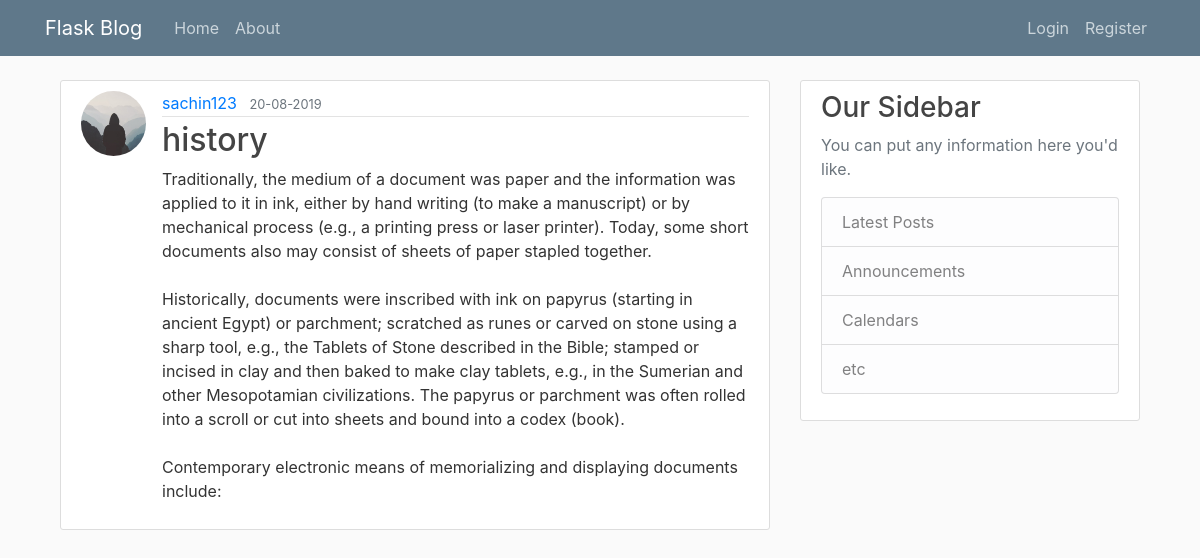
/post/11, run on the app's committed database.
### flaskblog/models.py (models this page shows, shortened)
class User(db.Model,UserMixin):
	id=db.Column(db.Integer,primary_key=True)
	username=db.Column(db.String(20),unique=True,nullable=False)
	email=db.Column(db.String(120),unique=True,nullable=False)
	image_file=db.Column(db.String(20),default='default.jpg')
	password=db.Column(db.String(60),nullable=False)
	posts=db.relationship('Post',backref='author',lazy=True)

class Post(db.Model):
	id=db.Column(db.Integer,primary_key=True)
	title=db.Column(db.String(1000),nullable=False)
	date_posted=db.Column(db.DateTime,nullable=False,default=datetime.utcnow)
	content=db.Column(db.Text,nullable=False)
	user_id=db.Column(db.Integer,db.ForeignKey('user.id'),nullable=False)

### flaskblog/routes.py (the view)
@app.route("/post/<int:post_id>")
def post(post_id):
	post=Post.query.get_or_404(post_id)
	return render_template('post.html',title=post.title,post=post)

### flaskblog/templates/post.html (shortened to what this page needs)
{% extends "layouts/base.html"%}
{% block content %}
	<article class="media content-section">
<img class="rounded-circle article-img" src="{{url_for('static',filename='profile_pics/'+post.author.image_file)}}">
	<div class="media-body">
		<div class="article-metadata">
			<a class="mr-2" href="#">{{ post.author.username }}</a>
			<small class="text-muted">{{ post.date_posted.strftime('%d-%m-%Y') }}</small>
		</div>
		<h2 class="article-title">{{ post.title }}</h2>
		<p class="article-content">{{ post.content }}</p>
	</div>
</article>
{%endblock%}

### flaskblog/static/css/main.css (style rules this page uses)
body { background: #fafafa; color: #333333; margin-top: 5rem; }
h1, h2, h3, h4, h5, h6 { color: #444444; }
.content-section { background: #ffffff; padding: 10px 20px; border: 1px solid #dddddd; border-radius: 3px; margin-bottom: 20px; }
.article-title { color: #444444; }
.article-content { white-space: pre-line; }
.article-img { height: 65px; width: 65px; margin-right: 16px; }
.article-metadata { padding-bottom: 1px; margin-bottom: 4px; border-bottom: 1px solid #e3e3e3 }

### data on the page
User: image_file (placeholder picture), author.username "sachin123"
Post: date_posted "20-08-2019", title "history", content "Traditionally, the medium of a document was paper and the information was applied to it in ink, either by hand writing (to make a manuscript) or by mechanical process (e.g., a printing press or laser printer). Today, some short documents also may consist of sheets of paper stapled together. Historically, documents were inscribed with ink on papyrus (starting in ancient Egypt) or parchment; scratched as runes or carved on stone using a sharp tool, e.g., the Tablets of Stone described in the Bible; stamped or incised in clay and then baked to make clay tablets, e.g., in the Sumerian and other Mesopotamian civilizations. The papyrus or parchment was often rolled into a scroll or cut into…"
